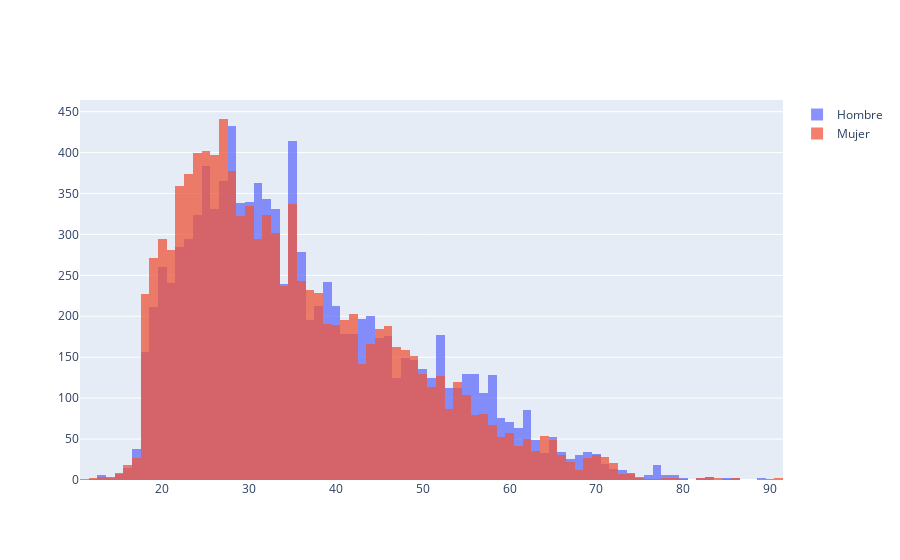

Notebook source saved alongside this figure:
### Code cell
fig = go.Figure()
fig.add_trace(go.Histogram(x=df[df.sexo == 'Hombre']['edad'], name='Hombre'))
fig.add_trace(go.Histogram(x=df[df.sexo == 'Mujer']['edad'], name='Mujer'))

# Overlay both histograms
fig.update_layout(barmode='overlay')
# Reduce opacity to see both histograms
fig.update_traces(opacity=0.75)
fig.show()

### Figure 1 — Plotly figure (JSON) as saved in the notebook; plotly's stock layout.template omitted (floating-point values rounded to 4 significant figures; data arrays with more than 128 entries replaced by an {"elided": "..."} marker saying what was removed)
{"data": [{"name": "Hombre", "opacity": 0.75, "type": "histogram", "x": {"elided": "10239 int values"}}, {"name": "Mujer", "opacity": 0.75, "type": "histogram", "x": {"elided": "10139 int values"}}], "layout": {"barmode": "overlay"}}
